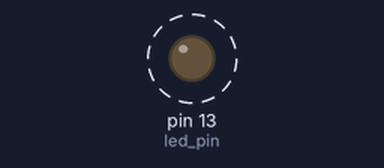
Simulated run of this sketch. Board: Arduino Uno, built with avr-gcc and run on an emulated ATmega328P. On the bench: output pins drawn as LEDs (lit = HIGH). Dashed ring = blinking.

Above: at 0.5 s.
Timing chart, 0 to 4.6 s (numbered marks = the images above):
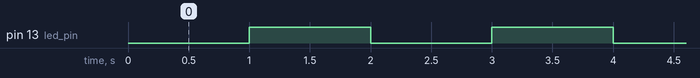

The sketch:

EventTimer.ino
```cpp
#define led_pin 13

typedef struct EventRegister{
  unsigned long previous_millis;
  bool check_flag;
  unsigned long duration;
};

//initial the start millis, and the time to repeat(in ms)
EventRegister ledToggle{0, false, 1000};

void setup() {
  // put your setup code here, to run once:
  pinMode(led_pin, OUTPUT);
}

void loop() {
  //variable declaration
  unsigned long current_millis = millis();

  //=========checkFlag()======
  if(current_millis - ledToggle.previous_millis >= ledToggle.duration){
    //toggle LED function flag on
    ledToggle.check_flag = true;
  }
  /*
  if(current_millis - __EventRegister__.previous_millis >= __EventRegister__.duration){
    //toggle LED function flag on
    __EventRegister__.check_flag = true;
  }
  */

  //===========do()===========
  if(ledToggle.check_flag){
    led_toggle(led_pin);
    //reset the flag and timer
    ledToggle.check_flag = false;
    ledToggle.previous_millis = current_millis;
    //ledToggle.duration = 200;  //<--- make it faster
  }
  /*
  if(__EventRegister__.check_flag){
    led_toggle(led_pin);
    //reset the flag and timer
    __EventRegister__.check_flag = false;
    __EventRegister__.previous_millis = current_millis;
  }
  */
}

void led_toggle(unsigned char pin){
  digitalWrite(pin, !digitalRead(pin));
}
```

Measured:
- by itself, pin 13 (led_pin): alternates HIGH for 1.0 s and LOW for 1.0 s
